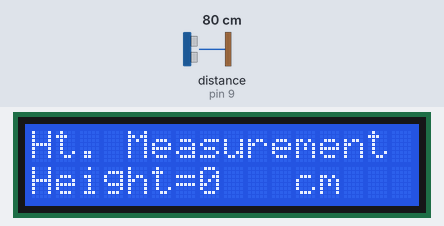
Recording of a sketch running on a simulated Arduino Uno, built with avr-gcc and run on an emulated ATmega328P. On the bench: 16×2 character LCD. Wiring (inferred from the names in the program): ultrasonic range finder: trigger pin 8; echo pin 9. The test bench sets the inputs (shaded band); at power-on: distance to the obstacle (sensor on pin 9) 80 cm. The echo pulse lasts 58.3 µs per cm; what the sketch prints to the serial monitor is not drawn.

Above: at 12.2 s.
12.3 s: distance to the obstacle (sensor on pin 9) set to 2 cm
At 14.8 s:
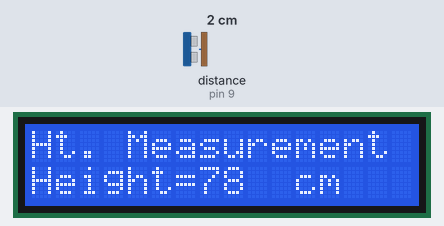
15.5 s: distance to the obstacle (sensor on pin 9) set to 4 cm
17.5 s: distance to the obstacle (sensor on pin 9) set to 9 cm
At 19.4 s:
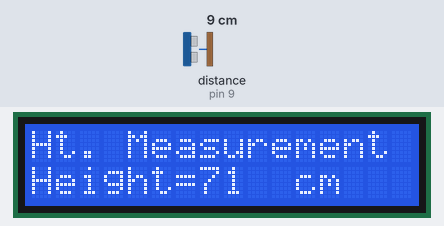
Timing chart, 0 to 20.9 s (numbered marks = the images above; inputs shaded):
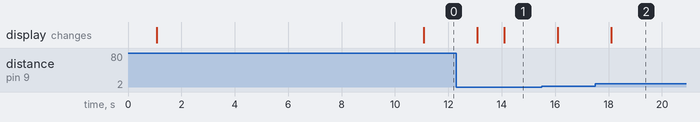

The sketch:

Height_Measurement_Using_Ultrasonic_Sensor.ino
```cpp
#include<LiquidCrystal.h>
LiquidCrystal lcd(2,3,4,5,6,7);
#define trigPin 8
#define echoPin 9
long Duration,Distance,abc, Height;

void setup() {
 Serial.begin(9600);
 lcd.begin(16,2);
 pinMode(trigPin,OUTPUT);
 pinMode(echoPin,INPUT);
 pinMode(6,OUTPUT);
 delay(1000);

  digitalWrite(trigPin,0);
  delayMicroseconds(2);
   digitalWrite(trigPin,1);
  delayMicroseconds(10);
   digitalWrite(trigPin,0);
   Duration=pulseIn(echoPin,HIGH);
   Distance=(Duration/2)/29.1;
   abc =Distance;
   Serial.println(abc);
   lcd.setCursor(0,0);
   lcd.print("Ht. Measurement");
   lcd.setCursor(0,1);
   lcd.print("Height=   ");
   lcd.setCursor(7,1);
   lcd.print(abc);
   lcd.setCursor(10,1);
   lcd.print("cm");
   delay(10000);


  // put your setup code here, to run once:

}

void loop() {
  digitalWrite(trigPin,0);
  delayMicroseconds(2);
   digitalWrite(trigPin,1);
  delayMicroseconds(10);
   digitalWrite(trigPin,0);
   Duration=pulseIn(echoPin,HIGH);
   Distance=(Duration/2)/29.1;
   Height = abc-Distance;
    lcd.setCursor(7,1);
   lcd.print("    ");
   lcd.setCursor(7,1);
   lcd.print(Height);

   Serial.print("Height=");

   Serial.println(Height);
    lcd.setCursor(11,1);
   lcd.print("cm");

   delay(1000);

}
```

Measured:
- after the input at 12.3 s, the display: first changes after 0.79 s (image 1 shows a later state)
- after the input at 17.5 s, the display: changes after 0.60 s (image 2)
